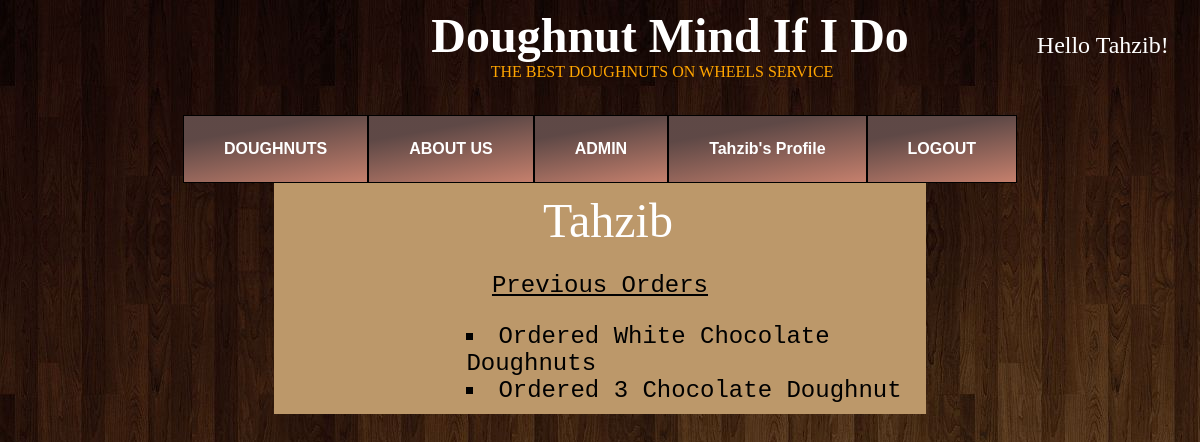
The app's page /profile/ (signed in) with its own data.
### home/models.py (models this page shows, shortened)
class customer_report(models.Model):
    customer = models.ForeignKey(User, on_delete=models.CASCADE) # if the User is deleted we delete all the records are deleted for that User
    order_amount = models.IntegerField(null=False)
    report = models.TextField()
    updated = models.DateTimeField(auto_now=True)
    created = models.DateTimeField(auto_now_add=True)

### home/views.py (the view)
# urls.py: path('profile/', views.userProfile, name='user_profile'),
@login_required(login_url="login")
def userProfile(request):
    prev_orders = report.objects.filter(customer = request.user)
    context = {'prev_orders' : prev_orders}
    return render(request, 'profile.html', context)

### templates/profile.html
{% extends 'main.html' %}
{% block content %}
<div class="profileBody">
<p class="userName">{{user.username}}</p>
{% if prev_orders%}
    <p><u>Previous Orders</u></p>
    <div class="prev_orders">
        {% for i in prev_orders %}
            <li>{{i.report}}</li>
        {% endfor %}
    </div>
{% else %}
<p>No previous orders</p>
{%endif%}
</div>
{% endblock %}

### templates/navbar.html
{% load static %}
    <div class="info">
        <div class="helloUser">
            <div class="shop_desc">
                <p class="title"><b>Doughnut Mind If I Do</b></p>
                <p class="subtitle">THE BEST DOUGHNUTS ON WHEELS SERVICE</p>
            </div>
            <p>Hello {{request.user}}!</p>
        </div>
    </div>
    <div class="tab">
        <a class="doughnut" href="{% url 'doughnuts' %}"> DOUGHNUTS</a>
        <a class="owner" href="{% url 'about' %}"> ABOUT US</a>
        {% if request.user.is_staff %}
        <a class="adminLink" href="/admin">ADMIN</a>
        {% endif %}
        {% if request.user.is_authenticated %}
            <a class="profileLink" href="{% url 'user_profile' %}">{{request.user}}'s Profile</a><br>
            <a class="logoutLink" href="{% url 'logout' %}">LOGOUT</a>
        {% else %}
            <a class="loginLink" href="{% url 'login' %}">LOGIN</a>
        {% endif %}
    </div>

### static/styles/main.css (style rules this page uses)
body { background-image: url("/static/images/wooden_backgound.jpg"); }
.helloUser { display: flex; flex-direction: row; font-size: 1.5rem; color: white; }
.title, .current_doughnuts, .AboutUsTitle, .userName { padding-left: 1rem; color: white; font-family: dancing_script; font-size: 3rem; margin: 0rem; }
.subtitle { text-align: center; margin: 0rem; font-size: 1rem; color: orange; }
.shop_desc { padding-left: 16rem; display: flex; flex-direction: column; margin: 0 8rem; }
.info { display: flex; align-items: center; font-size: 1rem; justify-content: center; padding: 0px 5px; }
.tab { display: flex; align-items: center; justify-content: center; flex-direction: row; color: white; }
.doughnut, .owner, .profileLink, .logoutLink, .loginLink, .adminLink { font-family: Arial, Helvetica, sans-serif; font-weight: 700; background-color: #ffa69e; background-image: linear-gradient(350deg, #a1684e9d 0%, #554341f1 74%); padding: 1.5rem 2.5rem; margin-top: 2rem; border: 1px solid black; color: white; text-decoration: none; }
.doughnut_list, .tabcontent, .profileBody, .login { max-width: 55%; margin: auto; text-align: center; background-color: #bc986a; font-family:monospace; font-size: 1.5rem; padding: 10px 0; }
li { list-style:square; }
.prev_orders { display: flex; padding-left: 12rem; text-align: left; flex-direction: column; }

### records on screen
customer_report: report "Ordered White Chocolate Doughnuts"
customer_report: report "Ordered 3 Chocolate Doughnut"

### other values on screen
{{ request.user }} "Tahzib"
{{ user.username }} "Tahzib"
